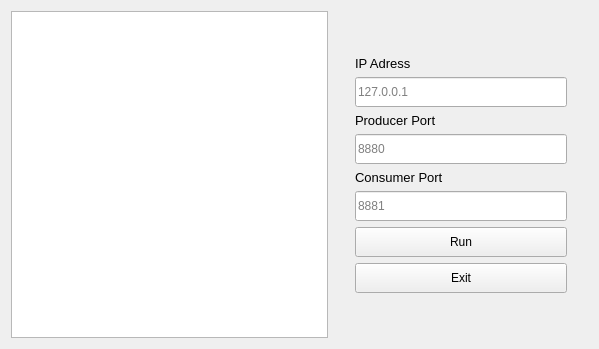
<?xml version="1.0" encoding="UTF-8"?>
<ui version="4.0">
 <class>Form</class>
 <widget class="QWidget" name="Form">
  <property name="geometry">
   <rect>
    <x>0</x>
    <y>0</y>
    <width>599</width>
    <height>349</height>
   </rect>
  </property>
  <property name="windowTitle">
   <string>Server</string>
  </property>
  <layout class="QHBoxLayout" name="horizontalLayout_2" stretch="15,1,10,1">
   <item>
    <widget class="QTextBrowser" name="textBrowser"/>
   </item>
   <item>
    <spacer name="horizontalSpacer">
     <property name="orientation">
      <enum>Qt::Horizontal</enum>
     </property>
     <property name="sizeHint" stdset="0">
      <size>
       <width>54</width>
       <height>20</height>
      </size>
     </property>
    </spacer>
   </item>
   <item>
    <layout class="QVBoxLayout" name="verticalLayout">
     <property name="spacing">
      <number>6</number>
     </property>
     <item>
      <spacer name="verticalSpacer">
       <property name="orientation">
        <enum>Qt::Vertical</enum>
       </property>
       <property name="sizeType">
        <enum>QSizePolicy::MinimumExpanding</enum>
       </property>
       <property name="sizeHint" stdset="0">
        <size>
         <width>20</width>
         <height>40</height>
        </size>
       </property>
      </spacer>
     </item>
     <item>
      <widget class="QLabel" name="label_IP_Address">
       <property name="sizePolicy">
        <sizepolicy hsizetype="Preferred" vsizetype="Fixed">
         <horstretch>0</horstretch>
         <verstretch>0</verstretch>
        </sizepolicy>
       </property>
       <property name="font">
        <font>
         <family>Arial</family>
         <pointsize>10</pointsize>
         <weight>50</weight>
         <bold>false</bold>
        </font>
       </property>
       <property name="text">
        <string>IP Adress</string>
       </property>
       <property name="alignment">
        <set>Qt::AlignBottom|Qt::AlignLeading|Qt::AlignLeft</set>
       </property>
      </widget>
     </item>
     <item>
      <widget class="QLineEdit" name="lineEdit_IP_Address">
       <property name="sizePolicy">
        <sizepolicy hsizetype="Expanding" vsizetype="Fixed">
         <horstretch>0</horstretch>
         <verstretch>0</verstretch>
        </sizepolicy>
       </property>
       <property name="minimumSize">
        <size>
         <width>0</width>
         <height>30</height>
        </size>
       </property>
       <property name="placeholderText">
        <string>127.0.0.1</string>
       </property>
      </widget>
     </item>
     <item>
      <widget class="QLabel" name="label_Producer_Port">
       <property name="sizePolicy">
        <sizepolicy hsizetype="Preferred" vsizetype="Fixed">
         <horstretch>0</horstretch>
         <verstretch>0</verstretch>
        </sizepolicy>
       </property>
       <property name="font">
        <font>
         <family>Arial</family>
         <pointsize>10</pointsize>
         <weight>50</weight>
         <bold>false</bold>
        </font>
       </property>
       <property name="text">
        <string>Producer Port</string>
       </property>
       <property name="alignment">
        <set>Qt::AlignBottom|Qt::AlignLeading|Qt::AlignLeft</set>
       </property>
      </widget>
     </item>
     <item>
      <widget class="QLineEdit" name="lineEdit_Producer_Port">
       <property name="sizePolicy">
        <sizepolicy hsizetype="Expanding" vsizetype="Fixed">
         <horstretch>0</horstretch>
         <verstretch>0</verstretch>
        </sizepolicy>
       </property>
       <property name="minimumSize">
        <size>
         <width>0</width>
         <height>30</height>
        </size>
       </property>
       <property name="text">
        <string/>
       </property>
       <property name="readOnly">
        <bool>false</bool>
       </property>
       <property name="placeholderText">
        <string>8880</string>
       </property>
      </widget>
     </item>
     <item>
      <widget class="QLabel" name="label_Consumer_Port">
       <property name="sizePolicy">
        <sizepolicy hsizetype="Preferred" vsizetype="Fixed">
         <horstretch>0</horstretch>
         <verstretch>0</verstretch>
        </sizepolicy>
       </property>
       <property name="font">
        <font>
         <family>Arial</family>
         <pointsize>10</pointsize>
         <weight>50</weight>
         <bold>false</bold>
        </font>
       </property>
       <property name="text">
        <string>Consumer Port</string>
       </property>
       <property name="alignment">
        <set>Qt::AlignBottom|Qt::AlignLeading|Qt::AlignLeft</set>
       </property>
      </widget>
     </item>
     <item>
      <widget class="QLineEdit" name="lineEdit_Consumer_Port">
       <property name="sizePolicy">
        <sizepolicy hsizetype="Expanding" vsizetype="Fixed">
         <horstretch>0</horstretch>
         <verstretch>0</verstretch>
        </sizepolicy>
       </property>
       <property name="minimumSize">
        <size>
         <width>0</width>
         <height>30</height>
        </size>
       </property>
       <property name="text">
        <string/>
       </property>
       <property name="readOnly">
        <bool>false</bool>
       </property>
       <property name="placeholderText">
        <string>8881</string>
       </property>
      </widget>
     </item>
     <item>
      <widget class="QPushButton" name="btn_Run">
       <property name="minimumSize">
        <size>
         <width>0</width>
         <height>30</height>
        </size>
       </property>
       <property name="text">
        <string>Run</string>
       </property>
       <property name="flat">
        <bool>false</bool>
       </property>
      </widget>
     </item>
     <item>
      <widget class="QPushButton" name="btn_Exit">
       <property name="minimumSize">
        <size>
         <width>0</width>
         <height>30</height>
        </size>
       </property>
       <property name="text">
        <string>Exit</string>
       </property>
       <property name="flat">
        <bool>false</bool>
       </property>
      </widget>
     </item>
     <item>
      <spacer name="verticalSpacer_2">
       <property name="orientation">
        <enum>Qt::Vertical</enum>
       </property>
       <property name="sizeType">
        <enum>QSizePolicy::MinimumExpanding</enum>
       </property>
       <property name="sizeHint" stdset="0">
        <size>
         <width>20</width>
         <height>40</height>
        </size>
       </property>
      </spacer>
     </item>
    </layout>
   </item>
   <item>
    <spacer name="horizontalSpacer_2">
     <property name="orientation">
      <enum>Qt::Horizontal</enum>
     </property>
     <property name="sizeHint" stdset="0">
      <size>
       <width>54</width>
       <height>20</height>
      </size>
     </property>
    </spacer>
   </item>
  </layout>
 </widget>
 <resources/>
 <connections/>
</ui>
